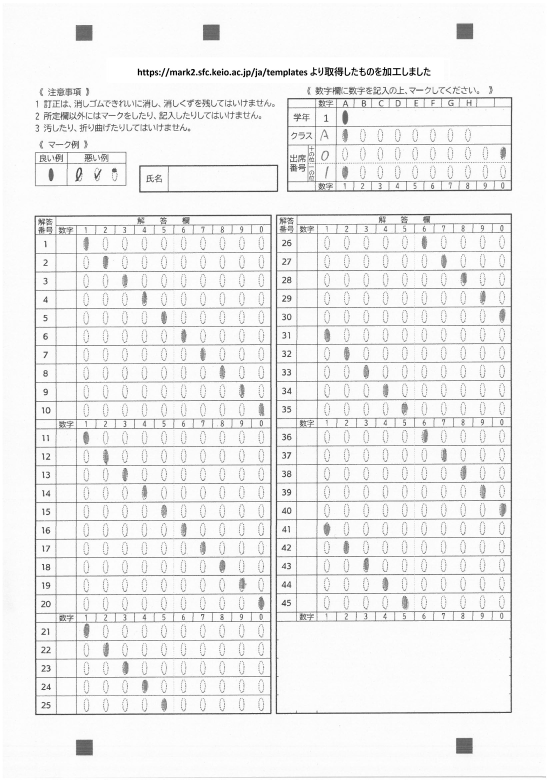
#> input picture sample_basefile/SKM_C36825111115250_0001.jpg, 1654 x 2338 px (shown at 1/3 size); its folder holds only this picture in this run
$ python -i render.py   (imports and definitions only)
#> lines starting #> are read from the running program, lines starting #| are printed output that depends on the picture; after the words box and inside, x2 and y2 are one past the last pixel; in counts of white or black regions, pixels touching at a corner belong together
### saiten_llm/__init__.py
"""saiten_llm — LLM（Claude Code など）と協働で採点するための CLI。

LLM はこのパッケージのコマンドを通して採点侍を動かす。
元の答案画像を読むのはこのパッケージのコードだけで、LLM に渡すのは
黒塗りした写し（<試験フォルダ>/_llm_view/）だけにする。

設計の決定事項は利用者向け手順書 saiten_llm/GUIDE.md にまとめてある。
"""
import sys
from pathlib import Path

REPO_ROOT = Path(__file__).resolve().parent.parent

# main_src（採点ロジック）と webui（Bridge）を import できるようにする
for _p in (REPO_ROOT / "main_src", REPO_ROOT / "webui"):
    if str(_p) not in sys.path:
        sys.path.insert(0, str(_p))

### saiten_llm/render.py
"""render.py — 返却答案（個票）の見た目の設定と、黒塗り済みの写しでの確かめ。

  render-settings  採点侍の描画の設定（観点を出すか・得点を出すか など）
  total-region     合計点を書く枠（「得点」欄）を探す・設定する
  render-preview   黒塗り済みの写しの上に、いまの設定で個票を描いてみる

LLM は個票の実物（元画像から作る）を開けないので、見た目は render-preview の
画像で確かめる。描くのは採点侍の関数そのもの（render_descriptive_only_image）なので、
確かめた見た目と実物はずれない。
"""
import cv2

from saiten_llm.imageio import read_image, write_image

TRUE_WORDS = {"true", "1", "yes", "on", "はい"}
FALSE_WORDS = {"false", "0", "no", "off", "いいえ"}


# --- 描画の設定 -----------------------------------------------------------

# [27 lines left out: function parse_setting, not called in this run]


# --- 「得点」欄を探す -----------------------------------------------------

def _box_candidates(gray, x0, y_end):
    """右上の範囲にある四角の「内側」の一覧 [(x1, y1, x2, y2), ...]（画像全体の座標）。

    外形でなく内側（穴）を使うのは、黒塗りした氏名欄が隣の枠に接していても、
    枠の内側は別に取れるから
    """
    sub = gray[:y_end, x0:]
    _, bw = cv2.threshold(sub, 140, 255, cv2.THRESH_BINARY_INV)
    contours, hierarchy = cv2.findContours(bw, cv2.RETR_CCOMP, cv2.CHAIN_APPROX_SIMPLE)
    boxes = []
    if hierarchy is None:
        return boxes
    for c, h in zip(contours, hierarchy[0]):
        if h[3] < 0:          # 親が無い＝外形。内側（穴）だけ使う
            continue
        x, y, w, hh = cv2.boundingRect(c)
        boxes.append((x + x0, y, x + x0 + w, y + hh))
    return boxes


def _with_merged_pairs(boxes, gap):
    """縦の線で2つに分かれて見える欄を、1つにつないだものも候補に足す。

    つなぐのは、上下がそろって左右に接する2つ。つながない元の2つも候補に残す
    （隣の氏名欄などとつながって大きすぎる候補になっても、元の欄が残るように）
    """
    out = list(boxes)
    for a in boxes:
        for b in boxes:
            height = min(a[3] - a[1], b[3] - b[1])
            overlap = min(a[3], b[3]) - max(a[1], b[1])
            if 0 <= b[0] - a[2] <= gap and overlap >= 0.8 * height:
                out.append((a[0], min(a[1], b[1]), b[2], max(a[3], b[3])))
    return out


def detect_total_box(image):
    """答案の右上の「得点」欄を探す（黒塗り済みの写しで）。

    条件: 右上の範囲にあり、右端が用紙の右 10% に入り、大きさが欄らしく、いちばん上にあるもの。
    いちばん大きい四角を選ぶと、右の列の解答欄の上の余白を取り違える（実際にあった）。

    Returns:
        (x1, y1, x2, y2)（写しの画素）。見つからなければ None
    """
    gray = cv2.cvtColor(image, cv2.COLOR_BGR2GRAY) if image.ndim == 3 else image
    h, w = gray.shape
    landscape = w > h
    # 縦長の答案は欄が右上の隅から離れていることがあるので、探す範囲を広げる
    x0 = int(w * (0.80 if landscape else 0.60))
    y_end = int(h * (0.15 if landscape else 0.20))
    boxes = _with_merged_pairs(_box_candidates(gray, x0, y_end), gap=max(6, w // 150))
    found = []
    row = max(1, h // 100)        # 上端がこの差に収まるものは同じ高さとみなす
    for x1, y1, x2, y2 in boxes:
        bw, bh = x2 - x1, y2 - y1
        if (0.03 * w <= bw <= 0.25 * w and 0.015 * h <= bh <= 0.10 * h
                and x2 >= 0.90 * w and bw > bh):
            # いちばん上 → 右端が右 → 幅が広い（2つに分かれた欄はつないだ方）
            found.append(((y1 // row, -x2, -bw), (x1, y1, x2, y2)))
    if not found:
        return None
    return min(found)[1]


# [28 lines left out: functions lower_half, draw_box_overlay, default_crop_rect, around, not called in this run]


GRID_COLOR = (230, 150, 40)        # 目盛りの線（BGR・青）
RULER = (72, 34)                   # 目盛りの数字を書く余白（左, 上）


# [93 lines left out: functions grid_crop, pick_pages, render_preview, view_page, save_jpeg, not called in this run]

>>> import cv2
>>> picture = cv2.imread('../sample_basefile/SKM_C36825111115250_0001.jpg')
#> picture is the input picture: shape (2338, 1654, 3); min 0, max 255, mean 240.6
>>> result = detect_total_box(picture)
#> in _box_candidates, `sub = gray[:y_end, x0:]`:
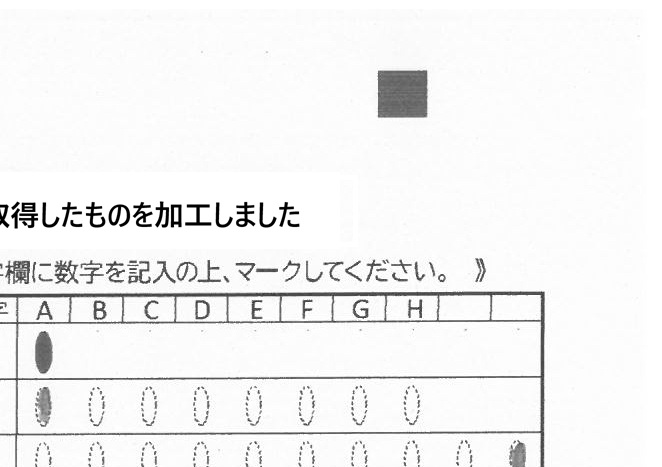
#> sub: shape (467, 662); min 0, max 255, mean 242.6
#> in _box_candidates, `_, bw = cv2.threshold(sub, 140, 255, cv2.THRESH_BINARY_INV)`:
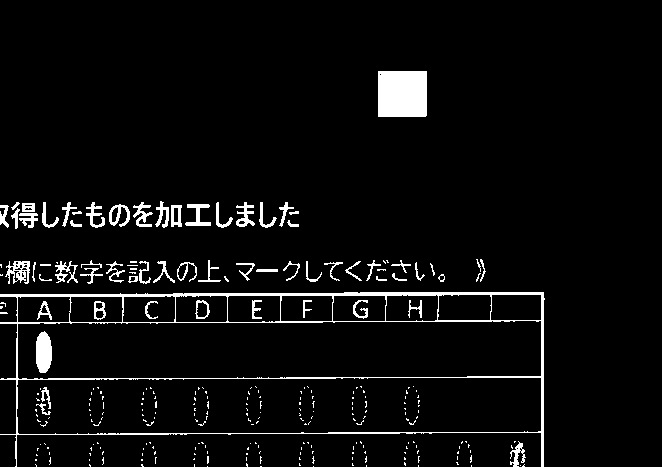
#> bw: shape (467, 662); 4.8% white; 278 white regions (215 under 20 px)
#> in _box_candidates, `contours, hierarchy = cv2.findContours(bw, cv2.RETR_CCOMP, cv2.CHAIN_A..`: contours = 320 contours, 245 with area under 20; largest, box (x1, y1, x2, y2) and area: (0, 292, 545, 467) 73980, (17, 320, 542, 380) 29210, (16, 377, 542, 435) 28774, (378, 71, 427, 117) 2160, (227, 295, 281, 323) 1414
#> the loop in _box_candidates, `for c, h in zip(contours, hierarchy[0]):` made 320 passes
#> (c, h) on passes 1 to 3: ([[313, 466]], [1, -1, -1, -1]), ([[260, 466], [261, 466]], [2, 0, -1, -1]), ([[207, 466]], [3, 1, -1, -1])
#> after the loop in _box_candidates, `for c, h in zip(contours, hierarchy[0]):`: boxes = 42 items, first 6: (1513, 460, 1516, 463), (1511, 447, 1515, 452), (1508, 447, 1511, 450), (1087, 310, 1097, 319), (1087, 302, 1096, 310), (1032, 304, 1041, 314)
#> in _with_merged_pairs, `out = list(boxes)`: out has the same summary as boxes in _box_candidates
#> the loop in _with_merged_pairs, `for a in boxes:` made 42 passes
#> a on passes 1 to 12: (1513, 460, 1516, 463), (1511, 447, 1515, 452), (1508, 447, 1511, 450), (1087, 310, 1097, 319), (1087, 302, 1096, 310), (1032, 304, 1041, 314), (1188, 301, 1200, 318), (1008, 377, 1534, 435), (1009, 320, 1534, 380), (1061, 296, 1116, 323), (1009, 296, 1063, 323), (1324, 295, 1379, 322)
#> after the loop in _with_merged_pairs, `for a in boxes:`: out = 52 items, first 6: (1513, 460, 1516, 463), (1511, 447, 1515, 452), (1508, 447, 1511, 450), (1087, 310, 1097, 319), (1087, 302, 1096, 310), (1032, 304, 1041, 314)
#> in detect_total_box, `boxes = _with_merged_pairs(_box_candidates(gray, x0, y_end), gap=max(6..`: boxes has the same summary as out in _with_merged_pairs
#> the loop in detect_total_box, `for x1, y1, x2, y2 in boxes:` made 52 passes
#> (x1, y1, x2, y2, bw, bh) on passes 1 to 12: (1513, 460, 1516, 463, 3, 3), (1511, 447, 1515, 452, 4, 5), (1508, 447, 1511, 450, 3, 3), (1087, 310, 1097, 319, 10, 9), (1087, 302, 1096, 310, 9, 8), (1032, 304, 1041, 314, 9, 10), (1188, 301, 1200, 318, 12, 17), (1008, 377, 1534, 435, 526, 58), (1009, 320, 1534, 380, 525, 60), (1061, 296, 1116, 323, 55, 27), (1009, 296, 1063, 323, 54, 27), (1324, 295, 1379, 322, 55, 27)
#> after the loop in detect_total_box, `for x1, y1, x2, y2 in boxes:`: found = []
